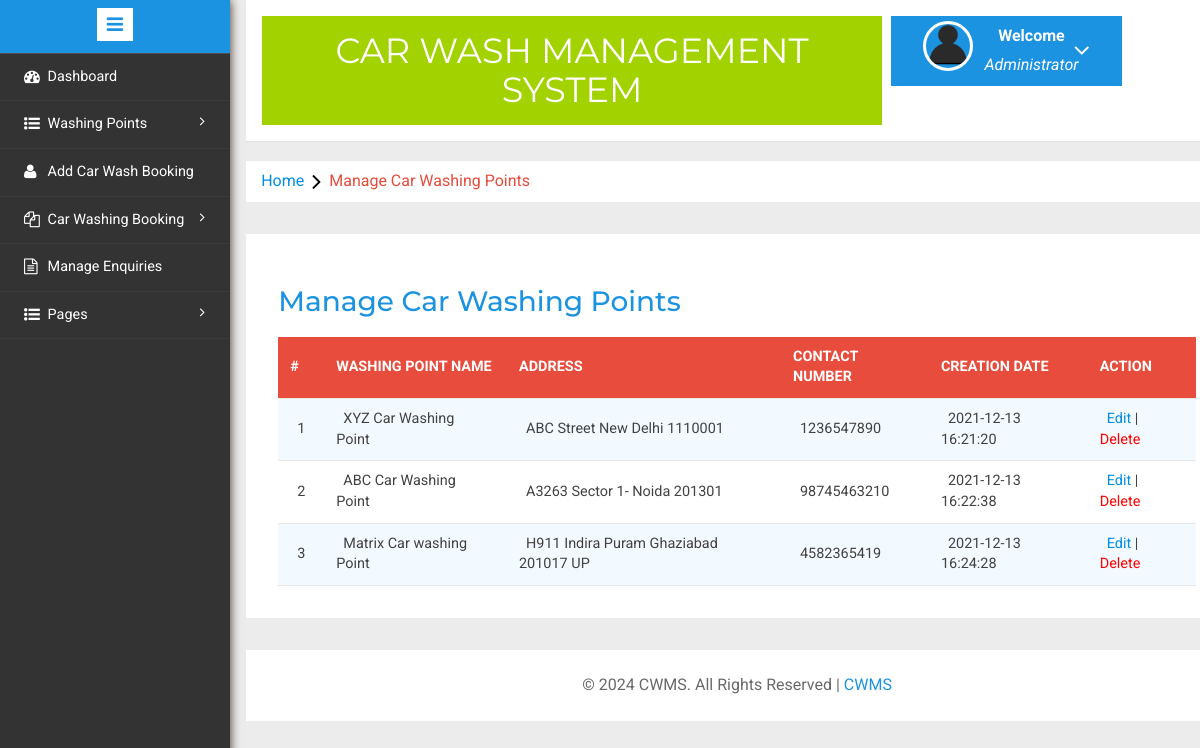
The page /cwms/admin/managecar-washingpoints.php (signed in) on the database its author committed.
### tables this page shows
CREATE TABLE `tblwashingpoints` (
  `id` int(11) NOT NULL,
  `washingPointName` varchar(255) DEFAULT NULL,
  `washingPointAddress` varchar(255) DEFAULT NULL,
  `contactNumber` bigint(20) DEFAULT NULL,
  `creationDate` timestamp NOT NULL DEFAULT current_timestamp()
);

### cwms/admin/managecar-washingpoints.php (the view, shortened to what this page needs)
<?php
include('includes/config.php');
if(strlen($_SESSION['alogin'])==0)
	{
header('location:index.php');
}
else{
	?>
<!DOCTYPE HTML>
<html>
<head>
<link href="css/bootstrap.min.css" rel='stylesheet' type='text/css' />
<link href="css/style.css" rel='stylesheet' type='text/css' />
<link rel="stylesheet" href="css/morris.css" type="text/css"/>
<link href="css/font-awesome.css" rel="stylesheet">
<link rel="stylesheet" type="text/css" href="css/table-style.css" />
<link rel="stylesheet" type="text/css" href="css/basictable.css" />
<link rel="stylesheet" href="css/icon-font.min.css" type='text/css' />
</head>
<body>
   <div class="page-container">
<div class="left-content">
	   <div class="mother-grid-inner">
				<?php include('includes/header.php');?>
				</div>
<ol class="breadcrumb">
                <li class="breadcrumb-item"><a href="dashboard.php">Home</a><i class="fa fa-angle-right"></i>Manage Car Washing Points</li>
            </ol>
<div class="agile-grids">
				<div class="agile-tables">
					<div class="w3l-table-info">
					  <h2>Manage Car Washing Points</h2>
					    <table id="table">
						<thead>
						  <tr>
						  <th>#</th>
							<th >Washing Point Name</th>
							<th>Address</th>
							<th>Contact Number</th>
							<th>Creation Date</th>
							<th>Action</th>
						  </tr>
						</thead>
						<tbody>
<?php $sql = "SELECT * from tblwashingpoints";
$query = $dbh -> prepare($sql);
$query->execute();
$results=$query->fetchAll(PDO::FETCH_OBJ);
$cnt=1;
if($query->rowCount() > 0)
{
foreach($results as $result)
{				?>
						  <tr>
							<td><?php echo htmlentities($cnt);?></td>
							<td><?php echo htmlentities($result->washingPointName);?></td>
							<td><?php echo htmlentities($result->washingPointAddress);?></td>
							<td><?php echo htmlentities($result->contactNumber);?></td>
							<td><?php echo htmlentities($result->creationDate);?></td>
							<td>
								<a href="editcar-washpoint.php?wpid=<?php echo htmlentities($result->id);?>">Edit</a> | <a href="managecar-washingpoints.php?rid=<?php echo htmlentities($result->id);?>" style="color:red;" onClick="return confirm('Do you really want to delete');">Delete</a></td>
						  </tr>
						 <?php $cnt=$cnt+1;} }?>
						</tbody>
					  </table>
					</div>
			</div>
<?php include('includes/footer.php');?>
</div>
</div>
						<?php include('includes/sidebarmenu.php');?>
							</div>
</body>
</html>
<?php } ?>

### cwms/admin/css/table-style.css (style rules this page uses)
table { background: white; border-collapse: collapse; margin: 1.25em 0 0; width: 100%; }
table tr, table th, table td { border: none; border-bottom: 1px solid #e8e8e8; font-size: .95em; }
table th, table td { padding: 10px 12px; text-align: left; }
table th { background: #e74c3c; color: #fff; text-transform: uppercase; }
table tr td { background: #f3faff; color: #424242; }
table tr:nth-of-type(2n+2) td { background: #ffffff; }
table { width: 100%; }

### rows shown on the page
tblwashingpoints: washingPointName "XYZ Car Washing Point", washingPointAddress "ABC Street New Delhi 1110001", contactNumber "1236547890", creationDate "2021-12-13 16:21:20"
tblwashingpoints: washingPointName "ABC Car Washing Point", washingPointAddress "A3263 Sector 1- Noida 201301", contactNumber "98745463210", creationDate "2021-12-13 16:22:38"
tblwashingpoints: washingPointName "Matrix Car washing Point", washingPointAddress "H911 Indira Puram Ghaziabad 201017 UP", contactNumber "4582365419", creationDate "2021-12-13 16:24:28"
